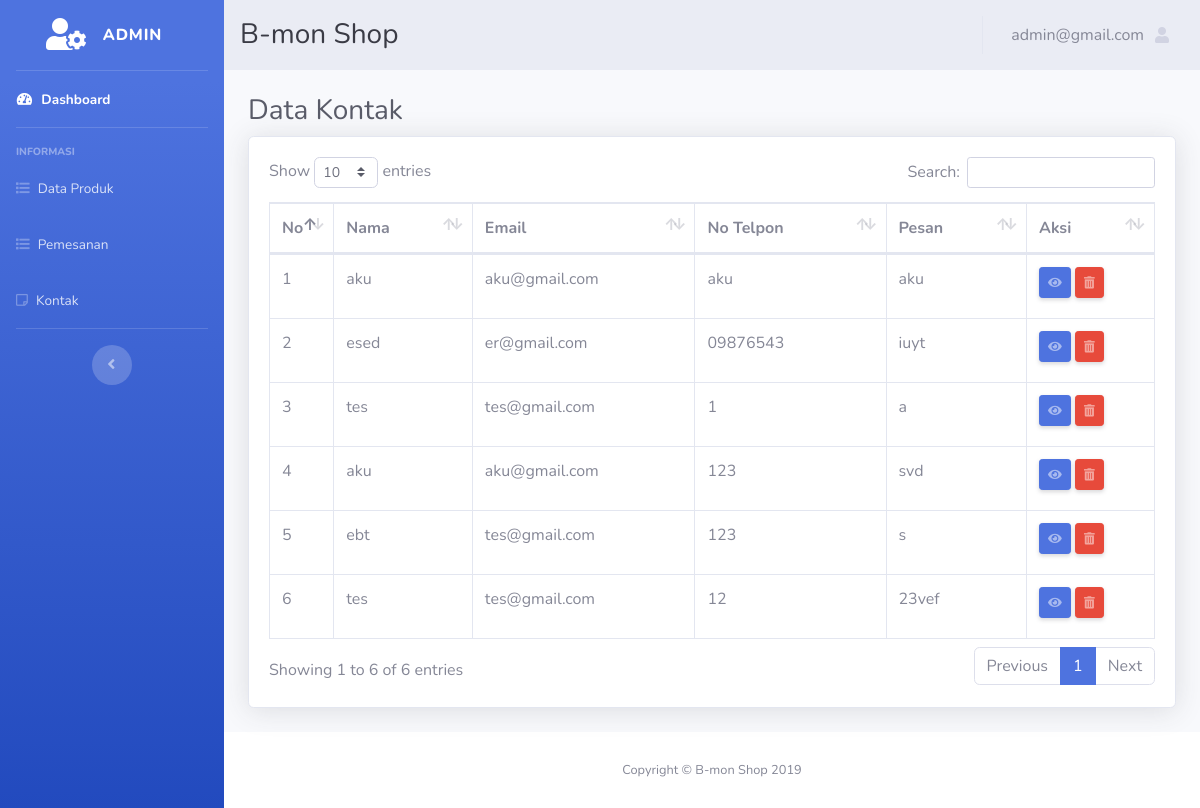
The app's page /admin/index.php?halaman=datapesan (signed in) with its own data.
### tables this page shows
CREATE TABLE `data` (
  `no` int(4) NOT NULL,
  `nama` varchar(25) NOT NULL,
  `email` varchar(25) NOT NULL,
  `hanphone` varchar(25) NOT NULL,
  `pesan` varchar(100) NOT NULL
);

### admin/datapesan.php (the view, shortened to what this page needs)
<div class="container-fluid">
 <h1 class="h3 mb-2 text-gray-800">Data Kontak</h1>
 <div class="card shadow mb-4">
   <div class="card-body">
     <div class="table-responsive">
       <table class="table table-bordered" id="dataTable" width="100%" cellspacing="0">
         <thead>
           <tr>
             <th width="10px">No</th>
             <th>Nama</th>
             <th>Email</th>
             <th>No Telpon</th>
             <th>Pesan</th>
             <th width="85px">Aksi</th>
           </tr>
         </thead>
         <?php
         include "koneksi.php";
         $mysql="SELECT * FROM data";
         $query= mysqli_query($conn,$mysql);
         $nomor=1;
         while ($data=mysqli_fetch_array($query)) {
           ?>
             <tr>
               <td><?php echo $nomor++; ?></td>
               <td><?php echo $data['nama'];?></td>
               <td><?php echo $data['email'];?></td>
               <td><?php echo $data['hanphone'];?></td>
               <td><?php echo $data['pesan'];?></td>
               <td>
                 <a href="?halaman=lihatpesan&no=<?php echo $data['no'];?>" class="mb-2 btn btn-sm btn-primary shadow-sm"><i class="fas fa-eye fa-sm text-white-50"></i></a>
                 <a href="?halaman=hapuspesan&no=<?php echo $data['no'];?>" class="mb-2 btn btn-sm btn-danger shadow-sm"><i class="fas fa-trash-alt fa-sm text-white-50"></i></a>
               </td>
             </tr>
             <?php
           }
           ?>
         </table>
       </div>
     </div>
   </div>
 </div>

### records on screen
data: nama "aku", email "aku@gmail.com", hanphone "aku", pesan "aku"
data: nama "esed", email "er@gmail.com", hanphone "09876543", pesan "iuyt"
data: nama "tes", email "tes@gmail.com", hanphone "1", pesan "a"
data: nama "aku", email "aku@gmail.com", hanphone "123", pesan "svd"
data: nama "ebt", email "tes@gmail.com", hanphone "123", pesan "s"
data: nama "tes", email "tes@gmail.com", hanphone "12", pesan "23vef"

### other values on screen
$_SESSION['user']['username'] "admin@gmail.com"
